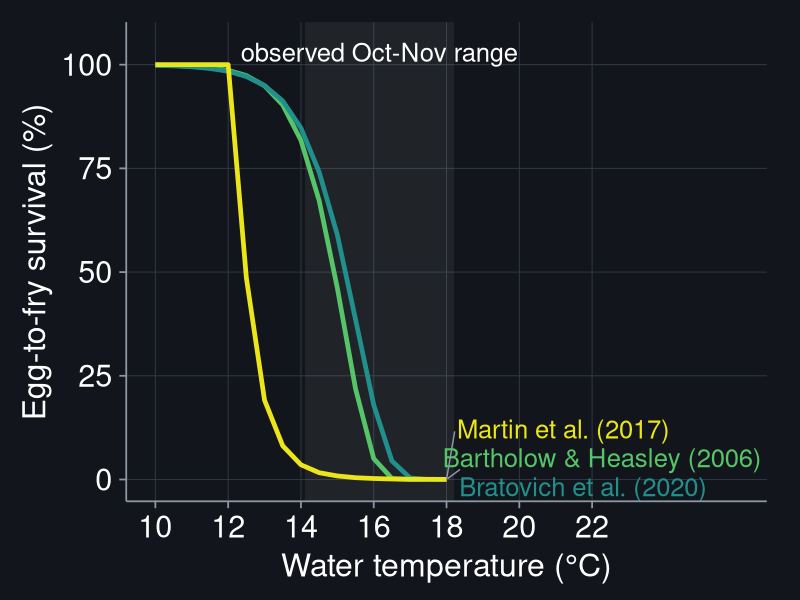
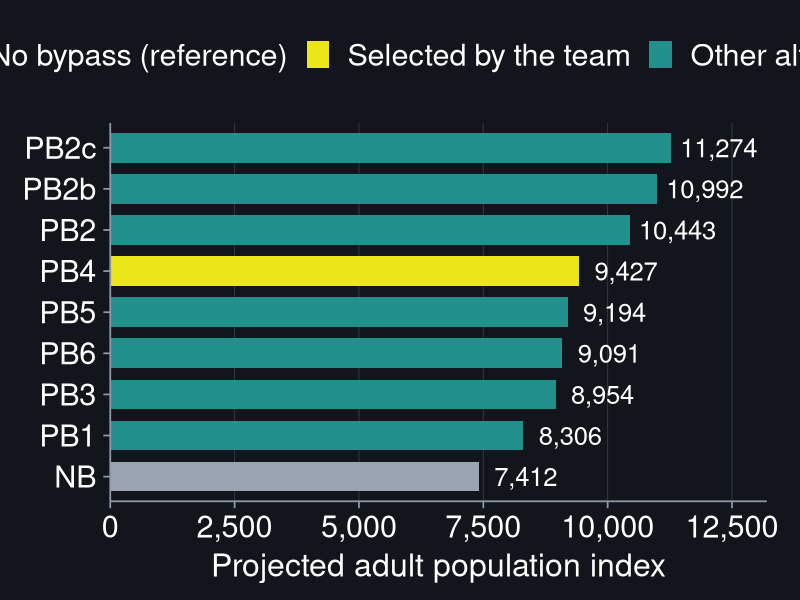
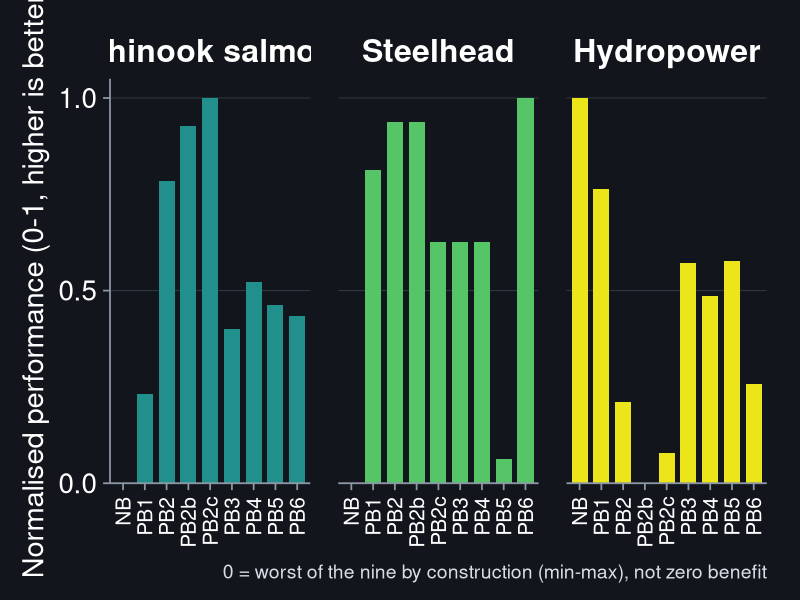
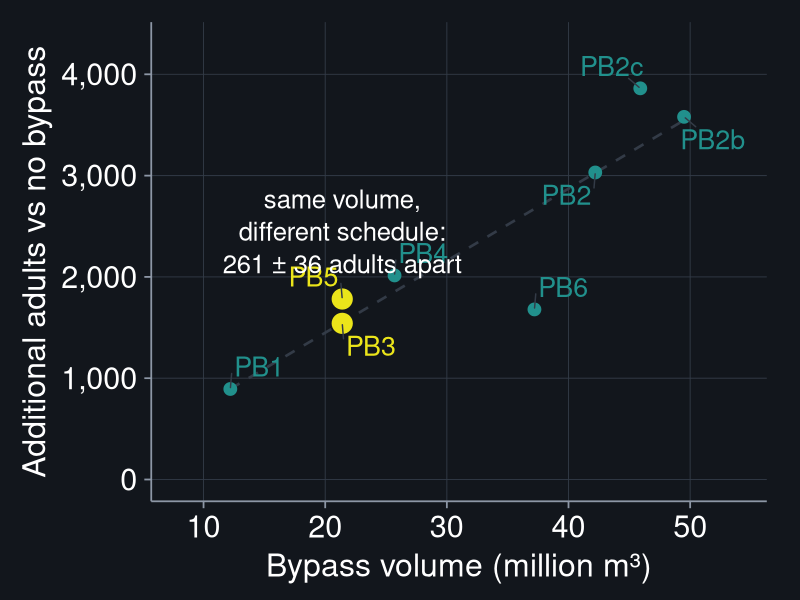

These figures' R source, in order:
# ============================================================================
# Bay-Delta Science Conference 2026 - presentation figures
# ============================================================================
# Dark-surface versions of the talk's figures. Separate from the manuscript
# figure scripts on purpose: nothing here touches analysis/figure_theme.R or any
# published exhibit, so the paper's styling cannot drift because of a talk.
#
# DARK MODE IS RE-STEPPED, NOT FLIPPED. The manuscript palette runs viridis
# 0.10-0.80, whose dark end disappears against a near-black slide. The talk
# takes its hues from the same ramp at 0.50-0.97, so identity is consistent with
# the paper while every series stays legible on the dark surface. Colours still
# follow the entity (a TDM model, an objective), never its rank.
#
# NOT VALIDATED BY SCRIPT: the palette checker needs node, which is not
# installed on this machine. Viridis is perceptually uniform and CVD-safe by
# construction, and three widely spaced steps are a conservative use of it, but
# this was reasoned rather than measured. Re-run the checker before this is used
# anywhere that matters.
#
# Inputs  : output/{figure3_etf_survival_by_temp,reporting_values,
#           consequence_table}.csv
# Outputs : figures/bdsc/*.png
# ============================================================================

suppressPackageStartupMessages({
  library(dplyr); library(tidyr); library(readr); library(ggplot2)
  library(ggrepel); library(here); library(viridisLite)
})

OUT <- here("figures", "bdsc")
dir.create(OUT, recursive = TRUE, showWarnings = FALSE)

# ---- Dark surface and ink ---------------------------------------------------
# Measured against SURFACE (WCAG contrast ratio):
#   INK       #FFFFFF  18.2:1   AAA
#   INK_SOFT  #D8DEE6  13.0:1   AAA   (captions only)
#   AXIS      #8D97A6   6.0:1   AAA   (rules and ticks, not text)
#   GRID      #333B47   1.6:1   deliberately below text thresholds - it is a
#                               background rule, and must stay recessive
# All chart text is white. The earlier muted grey measured 7.2:1, which passes
# on a monitor, but a conference projector in a lit room loses most of that.
SURFACE   <- "#12161C"   # slide background
INK       <- "#FFFFFF"   # all chart text
INK_SOFT  <- "#D8DEE6"   # captions
AXIS      <- "#8D97A6"   # axis lines and ticks
GRID      <- "#333B47"   # recessive grid

# Same ramp as the manuscript, stepped for the dark surface. Starting at 0.50
# rather than 0.40 lifts the darkest series from 3.61:1 to 4.69:1 against the
# slide, which matters far more on a projector than the slightly wider hue
# spread the lower start would have given.
pal_dark <- function(n) viridisLite::viridis(n, begin = 0.50, end = 0.97)

TDM_DARK <- setNames(pal_dark(3),
                     c("Bratovich et al. (2020)",
                       "Bartholow & Heasley (2006)",
                       "Martin et al. (2017)"))

OBJ_DARK <- setNames(pal_dark(3), c("Chinook salmon", "Steelhead", "Hydropower"))

theme_talk <- function(base_size = 26, legend = "top") {
  theme_minimal(base_size = base_size) +
    theme(
      text             = element_text(colour = INK),
      plot.title       = element_text(face = "bold", size = base_size + 4, colour = INK),
      plot.subtitle    = element_text(size = base_size - 4, colour = INK,
                                      margin = margin(b = 10)),
      plot.caption     = element_text(size = base_size - 10, colour = INK_SOFT),
      axis.title       = element_text(colour = INK, size = base_size - 3),
      axis.text        = element_text(colour = INK, size = base_size - 4),
      strip.text       = element_text(face = "bold", colour = INK, size = base_size - 1),
      legend.title     = element_blank(),
      legend.text      = element_text(colour = INK, size = base_size - 4),
      legend.position  = legend,
      # Axes are drawn, not implied. A floating panel reads as unanchored from
      # the back of a conference room.
      axis.line        = element_line(colour = AXIS, linewidth = 0.6),
      axis.ticks       = element_line(colour = AXIS, linewidth = 0.6),
      axis.ticks.length = unit(5, "pt"),
      panel.grid.major = element_line(colour = GRID, linewidth = 0.3),
      panel.grid.minor = element_blank(),
      panel.background = element_rect(fill = SURFACE, colour = NA),
      plot.background  = element_rect(fill = SURFACE, colour = NA),
      legend.background = element_rect(fill = SURFACE, colour = NA),
      legend.key       = element_rect(fill = SURFACE, colour = NA),
      plot.margin      = margin(16, 24, 12, 16)
    )
}

# Wider and shorter than before: the slide gives a 16:9 well under the heading,
# and a taller image gets letterboxed rather than filling it.
save_talk <- function(plot, file, width = 14, height = 7.0) {
  ggsave(file.path(OUT, file), plot, width = width, height = height,
         dpi = 200, bg = SURFACE)
  cat("wrote", file, "\n")
}

# ============================================================================
# 1. The disagreement -- same temperature, three different answers
# ============================================================================
tdm <- read_csv(here("output", "figure3_etf_survival_by_temp.csv"),
                show_col_types = FALSE) %>%
  pivot_longer(-T_C, names_to = "model", values_to = "surv") %>%
  mutate(model = recode(model,
                        Bratovich_pct = "Bratovich et al. (2020)",
                        Bartholow_pct = "Bartholow & Heasley (2006)",
                        Martin_pct    = "Martin et al. (2017)"))

# Observed October-November range at Hazel Avenue across all alternatives and
# meteorological years, from the manuscript's Figure 3 caption.
OBS_LO <- 14.1; OBS_HI <- 18.2

ends <- tdm %>% group_by(model) %>% slice_max(T_C, n = 1) %>% ungroup()

p1 <- ggplot(tdm, aes(T_C, surv, colour = model)) +
  annotate("rect", xmin = OBS_LO, xmax = OBS_HI, ymin = -Inf, ymax = Inf,
           fill = "#FFFFFF", alpha = 0.06) +
  annotate("text", x = (OBS_LO + OBS_HI) / 2, y = 103,
           label = "observed Oct-Nov range", colour = INK, size = 6.5) +
  geom_line(linewidth = 1.6) +
  geom_text_repel(data = ends, aes(label = model), hjust = 0, nudge_x = 0.35,
                  direction = "y", size = 6.5, segment.colour = AXIS,
                  show.legend = FALSE) +
  scale_colour_manual(values = TDM_DARK, guide = "none") +
  scale_x_continuous(limits = c(10, 26), breaks = seq(10, 22, 2)) +
  scale_y_continuous(limits = c(0, 105), breaks = seq(0, 100, 25)) +
  labs(x = "Water temperature (°C)", y = "Egg-to-fry survival (%)") +
  theme_talk(legend = "none")

save_talk(p1, "01_tdm_disagreement.png")

# ============================================================================
# 2. Headline -- projected adult population index by alternative
# ============================================================================
rv <- read_csv(here("output", "reporting_values.csv"), show_col_types = FALSE) %>%
  mutate(
    scenario = factor(scenario, levels = scenario[order(adult_index)]),
    role = case_when(scenario == "NB"  ~ "No bypass (reference)",
                     scenario == "PB4" ~ "Selected by the team",
                     TRUE              ~ "Other alternatives")
  )

REF_FILL <- "#9AA4B2"   # neutral fill for the reference bar (a mark, not text)
ROLE_COLS <- c("No bypass (reference)" = REF_FILL,
               "Selected by the team"  = unname(pal_dark(3)[3]),
               "Other alternatives"    = unname(pal_dark(3)[1]))

p2 <- ggplot(rv, aes(scenario, adult_index, fill = role)) +
  geom_col(width = 0.72) +
  geom_text(aes(label = format(round(adult_index), big.mark = ",")),
            hjust = -0.12, colour = INK, size = 6.5) +
  coord_flip(clip = "off") +
  scale_fill_manual(values = ROLE_COLS, breaks = names(ROLE_COLS)) +
  scale_y_continuous(limits = c(0, 13200), expand = c(0, 0),
                     labels = function(x) format(x, big.mark = ",", trim = TRUE)) +
  labs(x = NULL, y = "Projected adult population index") +
  theme_talk() +
  theme(panel.grid.major.y = element_blank())

save_talk(p2, "02_adult_index.png")

# ============================================================================
# 3. Three objectives, not one trade-off
# ============================================================================
# Deliberately small multiples rather than a 27-bar grouped chart: the point is
# that the alternatives rank differently under each objective, which grouping
# buries. Framing follows the operational context -- several competing
# objectives being balanced, not fish against power.
ct <- read_csv(here("output", "consequence_table.csv"), show_col_types = FALSE) %>%
  select(Alternative,
         `Chinook salmon` = `Chinook (0-1)`,
         Steelhead        = `Steelhead (0-1)`,
         Hydropower       = `Hydro (0-1)`) %>%
  pivot_longer(-Alternative, names_to = "objective", values_to = "score") %>%
  mutate(objective   = factor(objective, levels = names(OBJ_DARK)),
         Alternative = factor(Alternative,
                              levels = c("NB","PB1","PB2","PB2b","PB2c","PB3","PB4","PB5","PB6")))

p3 <- ggplot(ct, aes(Alternative, score, fill = objective)) +
  geom_col(width = 0.74) +
  facet_wrap(~ objective, nrow = 1) +
  scale_fill_manual(values = OBJ_DARK, guide = "none") +
  scale_y_continuous(limits = c(0, 1.05), breaks = c(0, 0.5, 1), expand = c(0, 0)) +
  labs(x = NULL, y = "Normalised performance (0-1, higher is better)",
       caption = "0 = worst of the nine by construction (min-max), not zero benefit") +
  theme_talk(base_size = 24, legend = "none") +
  theme(axis.text.x = element_text(angle = 90, vjust = 0.5, hjust = 1,
                                   size = 15, colour = INK),
        panel.grid.major.x = element_blank(),
        panel.spacing = unit(1.4, "lines"))

save_talk(p3, "03_three_objectives.png")

# ============================================================================
# 4. Volume is not the whole story -- schedule matters
# ============================================================================
# PB3 and PB5 bypass the identical volume on different schedules. Under the
# corrected model they differ by 261 (+/- 36) adults, a paired within-seed
# contrast rather than a subtraction of the two levels shown here.
vb <- read_csv(here("output", "reporting_values.csv"), show_col_types = FALSE) %>%
  filter(scenario != "NB") %>%
  mutate(pair = scenario %in% c("PB3", "PB5"))

p4 <- ggplot(vb, aes(volume_Mm3, gain_vs_NB)) +
  geom_smooth(method = "lm", se = FALSE, colour = GRID, linewidth = 0.9,
              linetype = "dashed", formula = y ~ x) +
  geom_point(aes(colour = pair, size = pair)) +
  geom_text_repel(aes(label = scenario, colour = pair), size = 6.8,
                  box.padding = 0.55, segment.colour = GRID, show.legend = FALSE) +
  annotate("text", x = 21.4, y = 2450,
           label = "same volume,\ndifferent schedule:\n261 ± 36 adults apart",
           colour = INK, size = 6.5, lineheight = 1.05, hjust = 0.5) +
  scale_colour_manual(values = c(`TRUE` = unname(pal_dark(3)[3]),
                                 `FALSE` = unname(pal_dark(3)[1])), guide = "none") +
  scale_size_manual(values = c(`TRUE` = 6.5, `FALSE` = 4), guide = "none") +
  scale_x_continuous(limits = c(8, 54)) +
  scale_y_continuous(limits = c(0, 4300), labels = function(x) format(x, big.mark = ",")) +
  labs(x = "Bypass volume (million m³)",
       y = "Additional adults vs no bypass") +
  theme_talk(legend = "none")

save_talk(p4, "04_volume_vs_schedule.png")

cat("\nAll BDSC figures written to figures/bdsc/\n")
